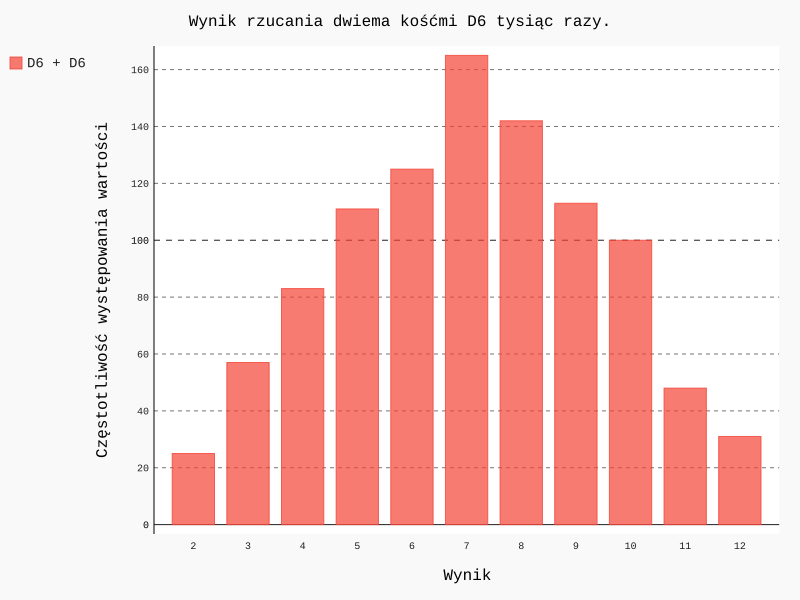

Generate this figure with Python:
from die import Die
import pygal

# Utworzenie dwóch kości do gry typu D6.
die_1 = Die()
die_2 = Die()

# Wykonanie pewnej liczby rzutów i umieszczenie wyników na liście.
results = []
for roll_num in range(1000):  # 2.
    result = die_1.roll() + die_2.roll()
    results.append(result)

# Analiza wyników.
frequencies = []
max_result = die_1.num_sides + die_2.num_sides
for value in range(2, max_result+1):
    frequency = results.count(value)
    frequencies.append(frequency)

# Wizualizacja wyników.
hist = pygal.Bar()
hist.force_uri_protocol = 'http'

hist.title = "Wynik rzucania dwiema kośćmi D6 tysiąc razy."
hist.x_labels = ['2', '3', '4', '5', '6', '7', '8', '9', '10', '11', '12']
hist.x_title = "Wynik"
hist.y_title = "Częstotliwość występowania wartości"
hist.add('D6 + D6', frequencies)
hist.render_to_file('dice_visual.svg')
